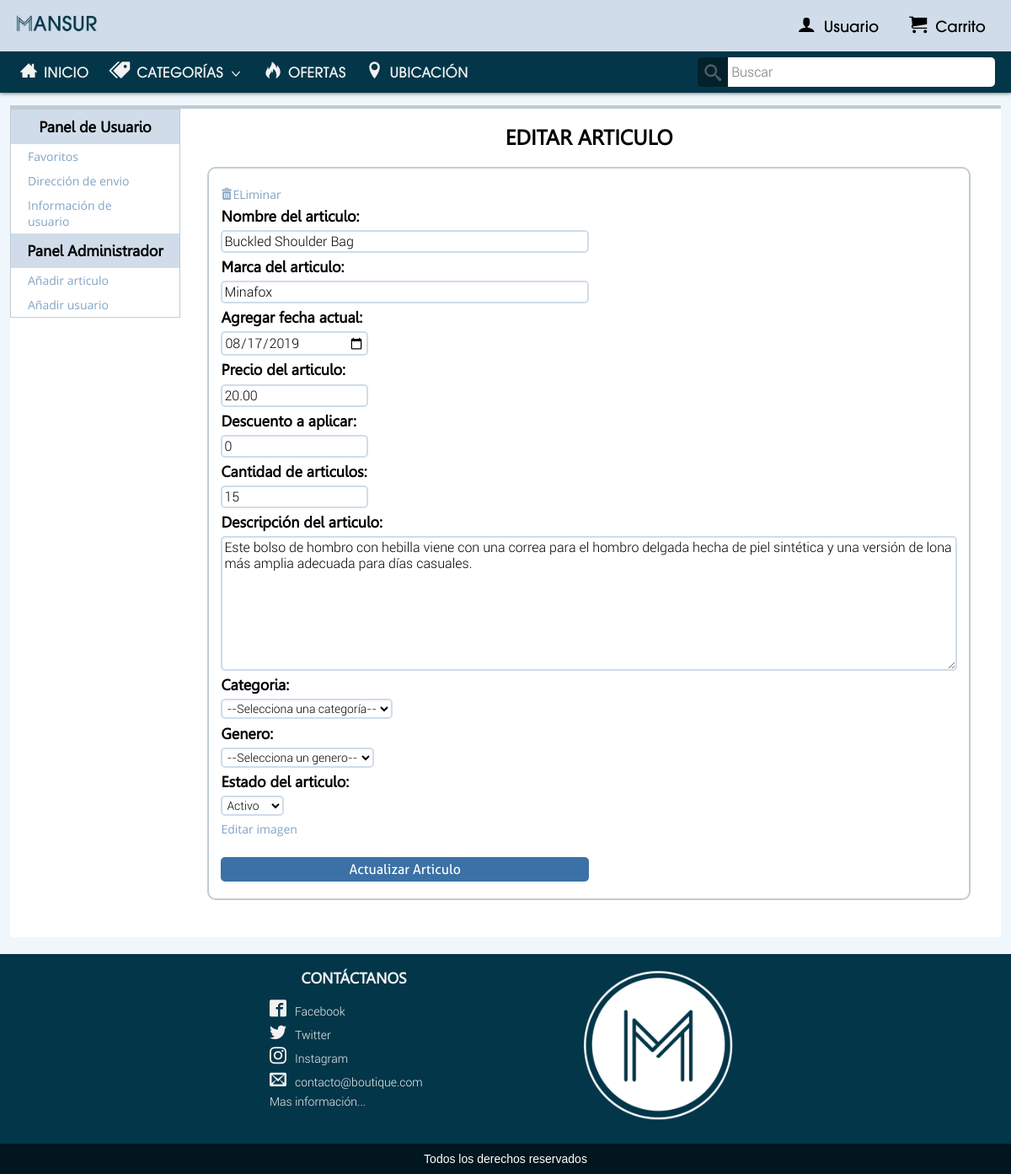
The page /USER/editar.php?id=49 on the database its author committed.
### tables this page shows
CREATE TABLE IF NOT EXISTS `articulo` (
  `art_id` int(11) NOT NULL AUTO_INCREMENT,
  `fecha` date NOT NULL,
  `nombre` varchar(50) NOT NULL,
  `marca` varchar(20) NOT NULL,
  `precio` decimal(6,2) NOT NULL,
  `descuento` int(3) NOT NULL,
  `descripcion` text NOT NULL,
  `img` varchar(250) NOT NULL,
  `cat_id` int(5) NOT NULL,
  `ge_id` int(5) NOT NULL,
  `estado` tinyint(1) NOT NULL,
  `tallas` tinyint(1) NOT NULL,
  `cantidad` int(5) NOT NULL,
  PRIMARY KEY (`art_id`),
  KEY `cat_id` (`cat_id`),
  KEY `ge_id` (`ge_id`),
  FULLTEXT KEY `nombre` (`nombre`,`marca`)
);

### USER/editar.php (the view, shortened to what this page needs)
<html>
    <head>
        <link rel='stylesheet' type='text/css' href='../RECU/CSS/Style.css' media="all">
        <link rel='stylesheet' type='text/css' href='../RECU/CSS/Fonts.css' media="all">
        <link rel='stylesheet' type='text/css' href='../RECU/CSS/S3.css' media="all">
    </head>
<body>
<?php
if(isset($uid)){
	include("ELE/menuL.php");
}else{
	include("ELE/menu.php");
}
?>
<div id="ES1">
<?php include("ELE/panel.php"); ?>
<?php
    include "../RECU/ELE/BD.php";
    $id = $_GET['id'];
    $sql = "SELECT * FROM articulo WHERE art_id = '$id'";
    $result = mysqli_query($con,$sql);
    while($mostrar=mysqli_fetch_assoc($result)){
      $cat_id = $mostrar['cat_id'];
      $ge_id = $mostrar['ge_id'];
        ?>
<div class="RE">
     <h1>EDITAR ARTICULO</h1>
     <ul class="na">
          <form method="POST" action="" enctype="multipart/form-data">
          <li><a href="<?php echo $eliminar?>"><span class="icon-eliminar"></span>ELiminar</a></li>
          <li><h3>Nombre del articulo:</h3>
          <input name="nombre" value="<?php echo $mostrar['nombre']?>"></li>
          <li><h3>Marca del articulo:</h3>
          <input name="marca" value="<?php echo $mostrar['marca']?>"></li>
          <li><h3>Agregar fecha actual:</h3>
          <input class="din" name="fecha" type="date"value="<?php echo $mostrar['fecha']?>"></li>
          <li><h3>Precio del articulo:</h3>
          <input class="din" name="precio" type="number" step="any" min="0" value="<?php echo $mostrar['precio']?>"></li>
          <li><h3>Descuento a aplicar:</h3>
          <input class="din" name="descuento" type="number" step="int" min="0" value="<?php echo $mostrar['descuento']?>"></li>
          <li><h3>Cantidad de articulos:</h3>
          <input class="din" name="cantidad" type="number" min="0" value="<?php echo $mostrar['cantidad']?>"></li>
          <li><h3>Descripción del articulo:</h3>
          <textarea name="descripcion"><?php echo $mostrar['descripcion']?></textarea></li>
          <li><h3>Categoria:</h3>
            <select name="categoria">
            <option value="<?php echo $cat_id?>">--Selecciona una categoría--</option>
          </select></li>
          <li><h3>Genero:</h3>
            <select name="genero">
            <option value="<?php echo $ge_id?>">--Selecciona un genero--</option>
          </select></li>
          <li><h3>Estado del articulo:</h3>
            <select name="estado">
                  <option value="1">Activo</option>
          </select></li>
          <li><a href="editarimg.php?id=<?php echo $id?>">Editar imagen</a></li>
          <li><button class="añ-di" name="subir">Actualizar Articulo</button></li>
          </form>
      </ul>
  </div>
<?php } ?>
</div>
<?php include("../RECU/ELE/footerU.php"); ?>

### RECU/CSS/Style.css (style rules this page uses)
@media screen and (-webkit-min-device-pixel-ratio:0) { * { margin: 0px; padding: 0px; } }
@media screen and (-webkit-min-device-pixel-ratio:0) { body { background-color: #eff7fc; } }
@media screen and (-webkit-min-device-pixel-ratio:0) { input { border-radius: 5px; background-color: #ffffff; border: 2px solid; border-color: #d0dce9; font-size: 16px; font-family: 'Roboto', 'Noto', 'Arial', 'sans-serif;'; padding: 1px; } }
@media screen and (-webkit-min-device-pixel-ratio:0) { textarea { border-radius: 5px; background-color: #ffffff; border: 2px solid; border-color: #d0dce9; font-family: 'Roboto', 'Noto', 'Arial', 'sans-serif;'; font-size: 16px; padding: 1px; } }
@media screen and (-webkit-min-device-pixel-ratio:0) { select { border-radius: 5px; background-color: #ffffff; border: 2px solid; border-color: #d0dce9; font-family: 'Roboto', 'Noto', 'Arial', 'sans-serif;'; font-size: 14px; padding: 1px; } }
@media screen and (-webkit-min-device-pixel-ratio:0) { a { text-decoration: none; } }
@media screen and (-webkit-min-device-pixel-ratio:0) { ul { list-style: none; } }
#ES1 { width: 80%; background-color: #ffffff; position: relative; margin: auto; margin-top: 125px; border-top: 4px solid rgba(193,204,210); padding-bottom: 5px; overflow: hidden; padding-bottom: 2%; }
#ES1 h1 { color: black; font-size: 25px; font-family:'Gisha', 'DengXian', 'Helvatica'; font-weight: bold; text-align: center; margin: 20px; }
@media screen and (max-width:1366px ) { #ES1 { width: 98%; } }

### RECU/CSS/S3.css (style rules this page uses)
@media screen and (-webkit-min-device-pixel-ratio:0) { * { margin: 0; padding: 0; } }
@media screen and (-webkit-min-device-pixel-ratio:0) { .RE { width: 84%; position:relative; float: left; } }
@media screen and (-webkit-min-device-pixel-ratio:0) { .RE h1 { color: black; font-size: 25px; font-family:'Gisha', 'DengXian', 'Helvatica'; font-weight: bold; text-align: center; margin: 20px; margin-bottom: 40px; } }
@media screen and (-webkit-min-device-pixel-ratio:0) { .RE ul.na { width: 80%; margin: auto; margin-bottom: 2%; border: 2px solid rgba(193,204,210); border-radius: 10px; padding: 1.5%; } }
@media screen and (-webkit-min-device-pixel-ratio:0) { .RE ul li { margin-top: 0.7%; margin-bottom: 0.7%; } }
@media screen and (-webkit-min-device-pixel-ratio:0) { .RE ul li h3 { color: black; font-size: 18px; font-family:'Gisha', 'DengXian', 'Helvatica'; font-weight: bold; text-align: left; margin: 0; } }
@media screen and (-webkit-min-device-pixel-ratio:0) { .RE ul li input { margin-top: 0.7%; width: 50%; padding: 2px; } }
@media screen and (-webkit-min-device-pixel-ratio:0) { .RE ul li input.din { width: 20%; } }
@media screen and (-webkit-min-device-pixel-ratio:0) { .RE ul li textarea { margin-top: 0.7%; width: 50%; padding: 2px; } }
@media screen and (-webkit-min-device-pixel-ratio:0) { .RE ul li select { margin-top: 0.7%; } }
@media screen and (-webkit-min-device-pixel-ratio:0) { .RE ul li button { font-size: 16px; font-family: 'Aller', 'Bahnschrift SemiBold', 'Arial'; color: white; padding: 5px; width: 30%; background: #3B71A6; border-radius: 5px; border: none; margin-top: 0.7%; -webkit-transition: all .15s ease; -moz-transition: all .15s ease; -ms-transition: all .15s ease; -o-transition: all .15s ease; transition: all .15s ease; } }
@media screen and (-webkit-min-device-pixel-ratio:0) { .RE ul.na li textarea { width: 100%; height: 20%; } }
@media screen and (-webkit-min-device-pixel-ratio:0) { .RE ul.na li button { margin-top: 2%; width: 50%; } }
@media screen and (-webkit-min-device-pixel-ratio:0) { .RE ul.na li a { color: #82A4C6; font-size: 14px; font-family:'Open Sans', 'Bahnschrift', 'Arial'; font-style: bold; } }
@media screen and (max-width:1366px ) { .RE { width: 82%; } }
@media screen and (max-width:1366px ) { .RE ul.na { width: 90%; } }
@media screen and (max-width:1280px ) { .RE { width: 82.5%; } }

### rows shown on the page
articulo: nombre "Buckled Shoulder Bag", marca "Minafox", precio "20.00", descuento "0", cantidad "15", descripcion "Este bolso de hombro con hebilla viene con una correa para el hombro delgada hecha de piel sintética y una versión de lona más amplia adecuada para días casuales."
